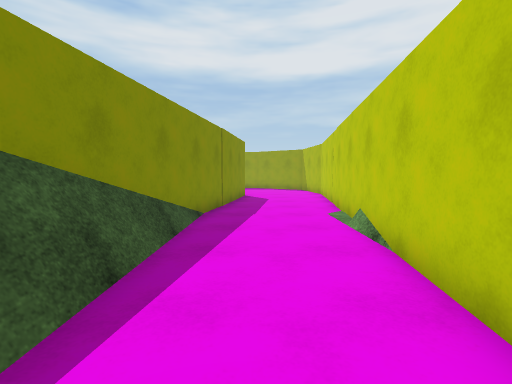
view 1 (above)

12 first-person views from a walk through a scene from a Unity 3-D project. The camera is 1.3 m above the floor, tilts 4° down and sees 85° across. The floor is counted in squares, 1 m on a side. Each view is taken from the middle of a square. On the plan, view 1 faces up. The plan holds only what a view shows up to about 13 squares ahead; the rest is blank. The place goes on beyond the plan. The player is left out. Surface patterns are stand-ins for the level's own textures.

view 2
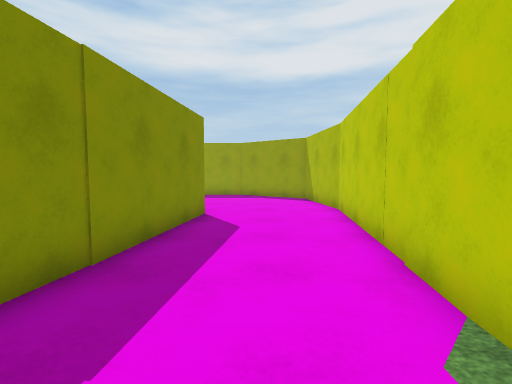

view 3
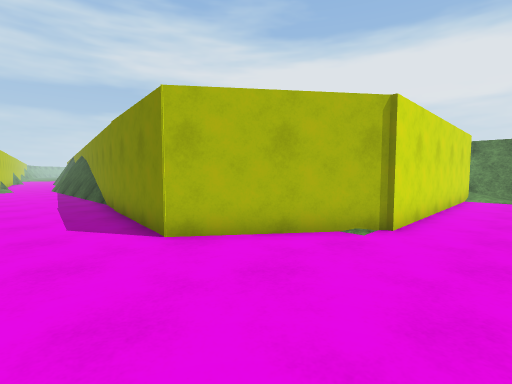

view 4
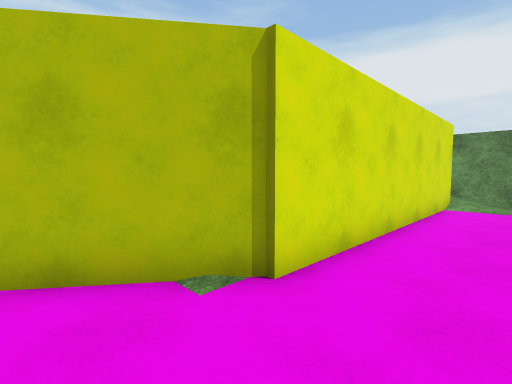

view 5
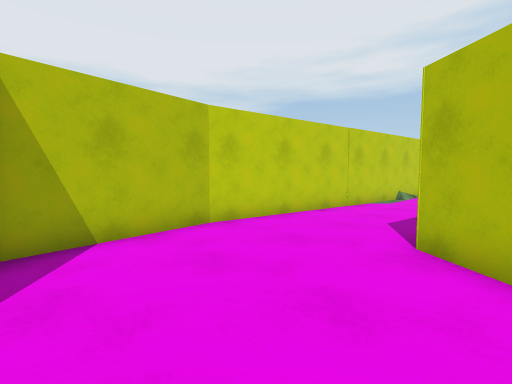

view 6
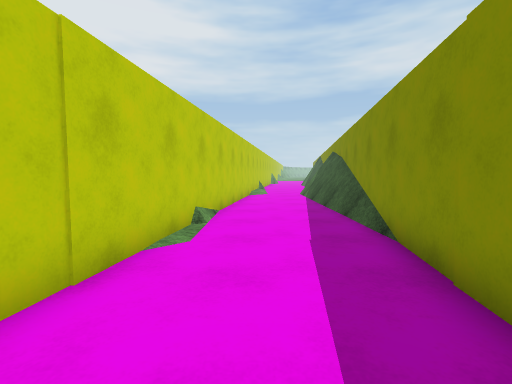

view 7
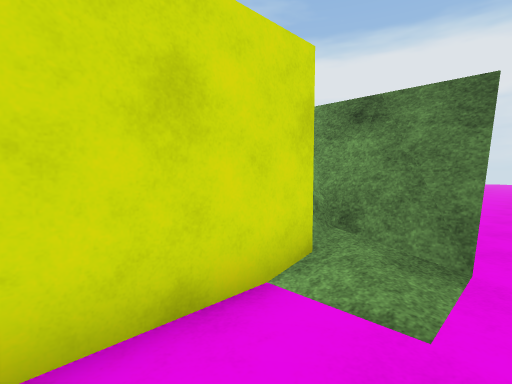

view 8
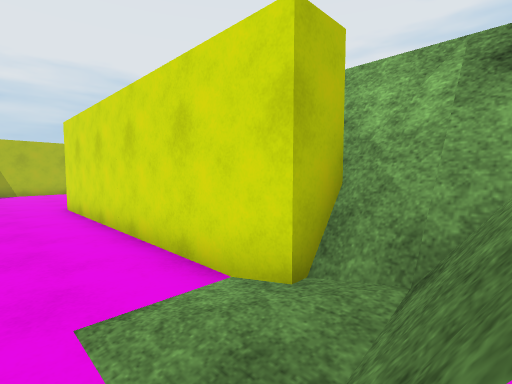

view 9
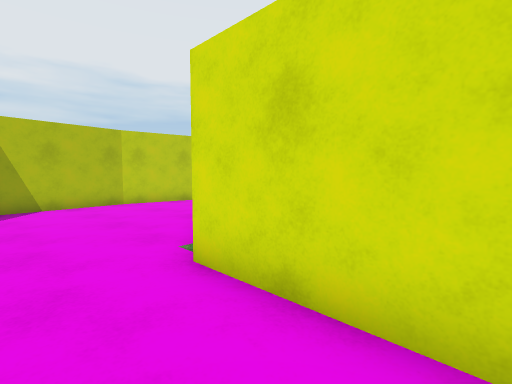

view 10
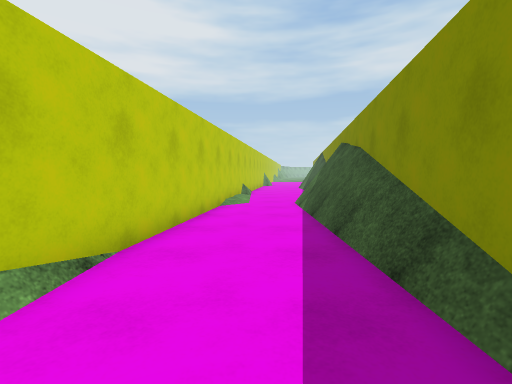

view 11
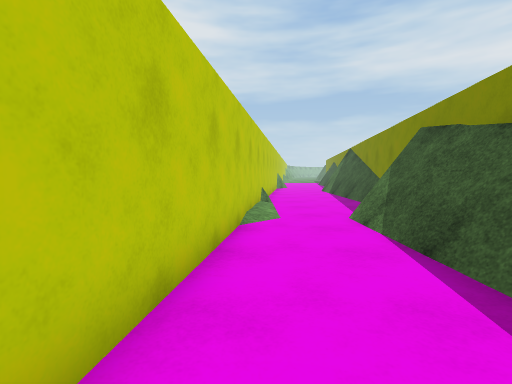

view 12
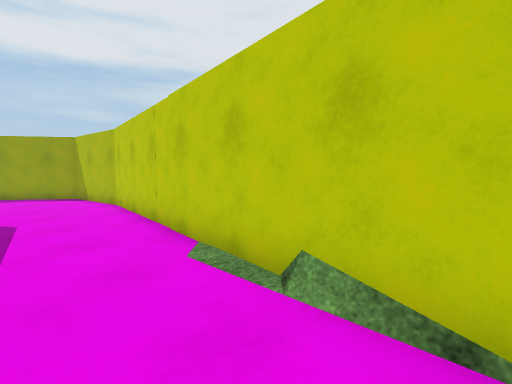

### Floor plan
Key: @ floor where view 1 was taken; # wall or solid block; . main floor; : floor 0.25 m higher than the main floor; = window, fence, low wall or low ledge.
Columns run from 25 left of view 1 to 4 right of it. Each row starts with its distance up from view 1.
 21     ........................ #
 20 .........#...................#
 19          #:##########........#
 18          ###        ###......#
 17                       ##.....#
 16                        ##....#
 15                         #....#
 14                         #....#
 13                         #....#
 12                         #...##
 11                        ##...#
 10                        #....#
  9                        #....#
  8                        #....#
  7                        #....#
  6                        #....#
  5                        #...##
  4                       ##...#
  3                       ##...#
  2                       ##...#
  1                       ##...#
  0                       ##.@.#
 -1                       ##...#
 -2                       ##...#
 -3                       #=..##
 -4                        ...#

Where each view was taken, in squares from view 1:
view 1: 0 up, 0 right, facing up
view 2: 7 up, 1 right, facing up
view 3: 21 up, 2 right, facing down-left
view 4: 21 up, 2 left, facing down-left
view 5: 21 up, 2 left, facing down-right
view 6: 14 up, 1 right, facing down
view 7: 21 up, 11 left, facing down-left
view 8: 21 up, 16 left, facing down-right
view 9: 21 up, 8 left, facing down-right
view 10: 9 up, 0 right, facing down
view 11: 5 up, 1 right, facing down
view 12: 5 up, 0 right, facing up-right
